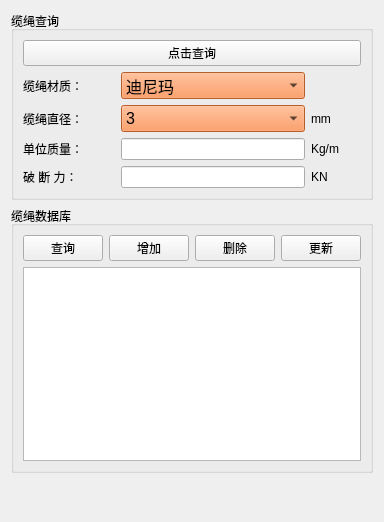
           <widget class="QWidget" name="CablePage">
            <attribute name="title">
             <string>缆绳数据页面</string>
            </attribute>
            <layout class="QVBoxLayout" name="verticalLayout_9" stretch="2,7,1">
             <item>
              <widget class="QGroupBox" name="groupBox_5">
               <property name="title">
                <string>缆绳查询</string>
               </property>
               <layout class="QVBoxLayout" name="verticalLayout_24">
                <item>
                 <layout class="QVBoxLayout" name="verticalLayout_16">
                  <item>
                   <widget class="QPushButton" name="QueryCablePushButton">
                    <property name="text">
                     <string>点击查询</string>
                    </property>
                   </widget>
                  </item>
                  <item>
                   <layout class="QHBoxLayout" name="horizontalLayout_151" stretch="3,6,1">
                    <item>
                     <widget class="QLabel" name="label_295">
                      <property name="text">
                       <string>缆绳材质：</string>
                      </property>
                     </widget>
                    </item>
                    <item>
                     <widget class="QComboBox" name="QueryCableMaterialComboBox">
                      <property name="font">
                       <font>
                        <family>Microsoft YaHei UI</family>
                        <pointsize>12</pointsize>
                       </font>
                      </property>
                      <property name="styleSheet">
                       <string notr="true">background-color: rgb(255, 130, 57);</string>
                      </property>
                      <property name="placeholderText">
                       <string/>
                      </property>
                      <item>
                       <property name="text">
                        <string>迪尼玛</string>
                       </property>
                      </item>
                      <item>
                       <property name="text">
                        <string>尼龙</string>
                       </property>
                      </item>
                      <item>
                       <property name="text">
                        <string>高强涤纶</string>
                       </property>
                      </item>
                      <item>
                       <property name="text">
                        <string>钢丝绳-天然纤维芯</string>
                       </property>
                      </item>
                      <item>
                       <property name="text">
                        <string>钢丝绳-合成纤维芯</string>
                       </property>
                      </item>
                      <item>
                       <property name="text">
                        <string>钢丝绳-钢芯</string>
                       </property>
                      </item>
                     </widget>
                    </item>
                    <item>
                     <widget class="QLabel" name="label_296">
                      <property name="minimumSize">
                       <size>
                        <width>50</width>
                        <height>0</height>
                       </size>
                      </property>
                      <property name="text">
                       <string/>
                      </property>
                     </widget>
                    </item>
                   </layout>
                  </item>
                  <item>
                   <layout class="QHBoxLayout" name="horizontalLayout_153" stretch="3,6,1">
                    <item>
                     <widget class="QLabel" name="label_299">
                      <property name="text">
                       <string>缆绳直径：</string>
                      </property>
                     </widget>
                    </item>
                    <item>
                     <widget class="QComboBox" name="QueryCableDiameterComboBox">
                      <property name="font">
                       <font>
                        <family>Microsoft YaHei UI</family>
                        <pointsize>12</pointsize>
                       </font>
                      </property>
                      <property name="styleSheet">
                       <string notr="true">background-color: rgb(255, 130, 57);</string>
                      </property>
                      <property name="placeholderText">
                       <string/>
                      </property>
                      <item>
                       <property name="text">
                        <string>3</string>
                       </property>
                      </item>
                      <item>
                       <property name="text">
                        <string>4</string>
                       </property>
                      </item>
                      <item>
                       <property name="text">
                        <string>5</string>
                       </property>
                      </item>
                      <item>
                       <property name="text">
                        <string>6</string>
                       </property>
                      </item>
                      <item>
                       <property name="text">
                        <string>7</string>
                       </property>
                      </item>
                      <item>
                       <property name="text">
                        <string>8</string>
                       </property>
                      </item>
                      <item>
                       <property name="text">
                        <string>9</string>
                       </property>
                      </item>
                      <item>
                       <property name="text">
                        <string>10</string>
                       </property>
                      </item>
                      <item>
                       <property name="text">
                        <string>11</string>
                       </property>
                      </item>
                      <item>
                       <property name="text">
                        <string>12</string>
                       </property>
                      </item>
                      <item>
                       <property name="text">
                        <string>13</string>
                       </property>
                      </item>
                      <item>
                       <property name="text">
                        <string>14</string>
                       </property>
                      </item>
                      <item>
                       <property name="text">
                        <string>16</string>
                       </property>
                      </item>
                      <item>
                       <property name="text">
                        <string>18</string>
                       </property>
                      </item>
                      <item>
                       <property name="text">
                        <string>20</string>
                       </property>
                      </item>
                      <item>
                       <property name="text">
                        <string>22</string>
                       </property>
                      </item>
                      <item>
                       <property name="text">
                        <string>24</string>
                       </property>
                      </item>
                      <item>
                       <property name="text">
                        <string>26</string>
                       </property>
                      </item>
                      <item>
                       <property name="text">
                        <string>28</string>
                       </property>
                      </item>
                      <item>
                       <property name="text">
                        <string>32</string>
                       </property>
                      </item>
                      <item>
                       <property name="text">
                        <string>36</string>
                       </property>
                      </item>
                     </widget>
                    </item>
                    <item>
                     <widget class="QLabel" name="label_300">
                      <property name="minimumSize">
                       <size>
                        <width>50</width>
                        <height>0</height>
                       </size>
                      </property>
                      <property name="text">
                       <string>mm</string>
                      </property>
                     </widget>
                    </item>
                   </layout>
                  </item>
                  <item>
                   <layout class="QHBoxLayout" name="horizontalLayout_154" stretch="3,6,1">
                    <item>
                     <widget class="QLabel" name="label_301">
                      <property name="text">
                       <string>单位质量：</string>
                      </property>
                     </widget>
                    </item>
                    <item>
                     <widget class="QLineEdit" name="QueryCableUnitWeightLineEdit"/>
                    </item>
                    <item>
                     <widget class="QLabel" name="label_302">
                      <property name="minimumSize">
                       <size>
                        <width>50</width>
                        <height>0</height>
                       </size>
                      </property>
                      <property name="text">
                       <string>Kg/m</string>
                      </property>
                     </widget>
                    </item>
                   </layout>
                  </item>
                  <item>
                   <layout class="QHBoxLayout" name="horizontalLayout_164" stretch="3,6,1">
                    <item>
                     <widget class="QLabel" name="label_321">
                      <property name="text">
                       <string>破 断 力：</string>
                      </property>
                     </widget>
                    </item>
                    <item>
                     <widget class="QLineEdit" name="QueryCableBreakingForceLineEdit"/>
                    </item>
                    <item>
                     <widget class="QLabel" name="label_322">
                      <property name="minimumSize">
                       <size>
                        <width>50</width>
                        <height>0</height>
                       </size>
                      </property>
                      <property name="text">
                       <string>KN</string>
                      </property>
                     </widget>
                    </item>
                   </layout>
                  </item>
                 </layout>
                </item>
               </layout>
              </widget>
             </item>
             <item>
              <widget class="QGroupBox" name="groupBox_2">
               <property name="title">
                <string>缆绳数据库</string>
               </property>
               <layout class="QVBoxLayout" name="verticalLayout_18">
                <item>
                 <layout class="QHBoxLayout" name="horizontalLayout_24">
                  <item>
                   <widget class="QPushButton" name="CableQueryPushButton">
                    <property name="text">
                     <string>查询</string>
                    </property>
                   </widget>
                  </item>
                  <item>
                   <widget class="QPushButton" name="CableAddPushButton">
                    <property name="text">
                     <string>增加</string>
                    </property>
                   </widget>
                  </item>
                  <item>
                   <widget class="QPushButton" name="CableDeletePushButton">
                    <property name="text">
                     <string>删除</string>
                    </property>
                   </widget>
                  </item>
                  <item>
                   <widget class="QPushButton" name="CableUpDataPushButton">
                    <property name="text">
                     <string>更新</string>
                    </property>
                   </widget>
                  </item>
                 </layout>
                </item>
                <item>
                 <widget class="QTableView" name="CableTableView"/>
                </item>
               </layout>
              </widget>
             </item>
             <item>
              <spacer name="verticalSpacer_4">
               <property name="orientation">
                <enum>Qt::Vertical</enum>
               </property>
               <property name="sizeHint" stdset="0">
                <size>
                 <width>20</width>
                 <height>40</height>
                </size>
               </property>
              </spacer>
             </item>
            </layout>
           </widget>
